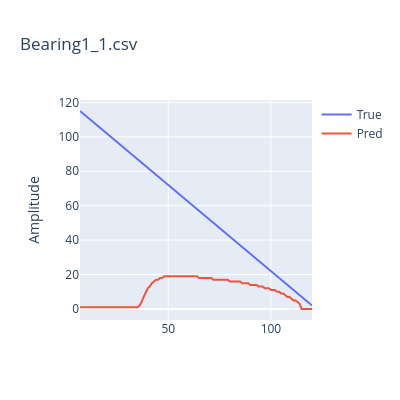

Notebook source saved alongside this figure:
### Code cell
m, nRS, st, drop= Mp
nHI, nR, N1, N2, N3,D, tau = Mp2
init = (st+nRS)
len_=0
for i,brng in enumerate(brngs[:1]):
    mapeInit,check = None, False
    df_RS = (pd.read_csv(os.path.join(dir_rs,brng)).abs()).iloc[:,:-1]
    df_HI = (pd.read_csv(os.path.join(dir_hi,brng)).abs()).iloc[:,-1:]
    if drop: df_RS = df_RS.drop(columns='Y')
    RS = process_RS(df_RS,nRS)
    HI = process_HI(df_HI,nHI=nHI,init=init)
    xS,yS,zS = RS[st:-2], HI[:-1], HI[1:]
    if i==0: 
        teda=AutoCloud(m=m, nS=len(xS[0]), nI=len(yS[0]), nR=nR, nO=len(yS[0]), 
                            ηS=[N1, N2, N3], tau=tau, decay=D,
                            eol=0.2, fator=1,st=st+nRS-1) 
    elif i>0: teda.reset_rul()
    teda.win_all = True
    teda.add_rulR2(n=-(st+nRS)+len(df_RS))
    for j,_ in enumerate(xS):
        x= xS[j]
        y,z = yS[j],zS[j]

        if i <= 1: teda.run(X=x,MergeGrnls=True,MergeOffGrnls=True,FitOffGrnls=True,OfflineRun=True)
        else: teda.run(x,MergeGrnls=True,MergeOffGrnls=True,FitOffGrnls=True, OfflineRun=True)
        
        teda.adapt(y,z)
        teda.RUL_single(y)

        if i ==0:
            if np.any(1 != teda.cloud_activation2[-1]) and not check:
                mapeInit=j
                check = True
                DamagedGrnl = (teda.cloud_activation2[-1])
        elif i>0 and not check:
            if DamagedGrnl in teda.cloud_activation3[-1]:
                mapeInit = j + 0
                check = True

    mape2 = teda.MAPE(start=mapeInit,rulR=teda.rulR2)
    check = False
    print(mape2,mapeInit)
    plot_2series(x1=teda.cycleP,x2=teda.cycleP,y1=teda.rulR2,y2=teda.rulP, title=brng,s1='True',s2='Pred')
#plot_DSI2(teda,ftrs=3,title='DSI - Granulation',ncol=2)

### Figure 1 — Plotly figure (JSON) as saved in the notebook; plotly's stock layout.template omitted (floating-point values rounded to 4 significant figures)
{"data": [{"mode": "lines", "name": "True", "type": "scatter", "x": [7.0, 8.0, 9.0, 10.0, 11.0, 12.0, 13.0, 14.0, 15.0, 16.0, 17.0, 18.0, 19.0, 20.0, 21.0, 22.0, 23.0, 24.0, 25.0, 26.0, 27.0, 28.0, 29.0, 30.0, 31.0, 32.0, 33.0, 34.0, 35.0, 36.0, 37.0, 38.0, 39.0, 40.0, 41.0, 42.0, 43.0, 44.0, 45.0, 46.0, 47.0, 48.0, 49.0, 50.0, 51.0, 52.0, 53.0, 54.0, 55.0, 56.0, 57.0, 58.0, 59.0, 60.0, 61.0, 62.0, 63.0, 64.0, 65.0, 66.0, 67.0, 68.0, 69.0, 70.0, 71.0, 72.0, 73.0, 74.0, 75.0, 76.0, 77.0, 78.0, 79.0, 80.0, 81.0, 82.0, 83.0, 84.0, 85.0, 86.0, 87.0, 88.0, 89.0, 90.0, 91.0, 92.0, 93.0, 94.0, 95.0, 96.0, 97.0, 98.0, 99.0, 100.0, 101.0, 102.0, 103.0, 104.0, 105.0, 106.0, 107.0, 108.0, 109.0, 110.0, 111.0, 112.0, 113.0, 114.0, 115.0, 116.0, 117.0, 118.0, 119.0, 120.0], "xaxis": "x", "y": [115, 114, 113, 112, 111, 110, 109, 108, 107, 106, 105, 104, 103, 102, 101, 100, 99, 98, 97, 96, 95, 94, 93, 92, 91, 90, 89, 88, 87, 86, 85, 84, 83, 82, 81, 80, 79, 78, 77, 76, 75, 74, 73, 72, 71, 70, 69, 68, 67, 66, 65, 64, 63, 62, 61, 60, 59, 58, 57, 56, 55, 54, 53, 52, 51, 50, 49, 48, 47, 46, 45, 44, 43, 42, 41, 40, 39, 38, 37, 36, 35, 34, 33, 32, 31, 30, 29, 28, 27, 26, 25, 24, 23, 22, 21, 20, 19, 18, 17, 16, 15, 14, 13, 12, 11, 10, 9, 8, 7, 6, 5, 4, 3, 2], "yaxis": "y"}, {"mode": "lines", "name": "Pred", "type": "scatter", "x": [7.0, 8.0, 9.0, 10.0, 11.0, 12.0, 13.0, 14.0, 15.0, 16.0, 17.0, 18.0, 19.0, 20.0, 21.0, 22.0, 23.0, 24.0, 25.0, 26.0, 27.0, 28.0, 29.0, 30.0, 31.0, 32.0, 33.0, 34.0, 35.0, 36.0, 37.0, 38.0, 39.0, 40.0, 41.0, 42.0, 43.0, 44.0, 45.0, 46.0, 47.0, 48.0, 49.0, 50.0, 51.0, 52.0, 53.0, 54.0, 55.0, 56.0, 57.0, 58.0, 59.0, 60.0, 61.0, 62.0, 63.0, 64.0, 65.0, 66.0, 67.0, 68.0, 69.0, 70.0, 71.0, 72.0, 73.0, 74.0, 75.0, 76.0, 77.0, 78.0, 79.0, 80.0, 81.0, 82.0, 83.0, 84.0, 85.0, 86.0, 87.0, 88.0, 89.0, 90.0, 91.0, 92.0, 93.0, 94.0, 95.0, 96.0, 97.0, 98.0, 99.0, 100.0, 101.0, 102.0, 103.0, 104.0, 105.0, 106.0, 107.0, 108.0, 109.0, 110.0, 111.0, 112.0, 113.0, 114.0, 115.0, 116.0, 117.0, 118.0, 119.0, 120.0], "xaxis": "x", "y": [1.0, 1.0, 1.0, 1.0, 1.0, 1.0, 1.0, 1.0, 1.0, 1.0, 1.0, 1.0, 1.0, 1.0, 1.0, 1.0, 1.0, 1.0, 1.0, 1.0, 1.0, 1.0, 1.0, 1.0, 1.0, 1.0, 1.0, 1.0, 1.0, 2.0, 4.0, 7.0, 10.0, 12.0, 13.0, 15.0, 16.0, 17.0, 17.0, 18.0, 18.0, 19.0, 19.0, 19.0, 19.0, 19.0, 19.0, 19.0, 19.0, 19.0, 19.0, 19.0, 19.0, 19.0, 19.0, 19.0, 19.0, 19.0, 18.0, 18.0, 18.0, 18.0, 18.0, 18.0, 18.0, 17.0, 17.0, 17.0, 17.0, 17.0, 17.0, 17.0, 17.0, 16.0, 16.0, 16.0, 16.0, 16.0, 16.0, 15.0, 15.0, 15.0, 15.0, 14.0, 14.0, 14.0, 14.0, 13.0, 13.0, 13.0, 12.0, 12.0, 12.0, 11.0, 11.0, 11.0, 10.0, 10.0, 9.0, 9.0, 8.0, 7.0, 7.0, 6.0, 5.0, 5.0, 4.0, 3.0, 0.0, 0.0, 0.0, 0.0, 0.0, 0.0], "yaxis": "y"}], "layout": {"height": 400, "title": {"text": "Bearing1_1.csv"}, "width": 400, "xaxis": {"anchor": "y", "domain": [0, 1]}, "yaxis": {"anchor": "x", "domain": [0, 1], "title": {"text": "Amplitude"}}}}
